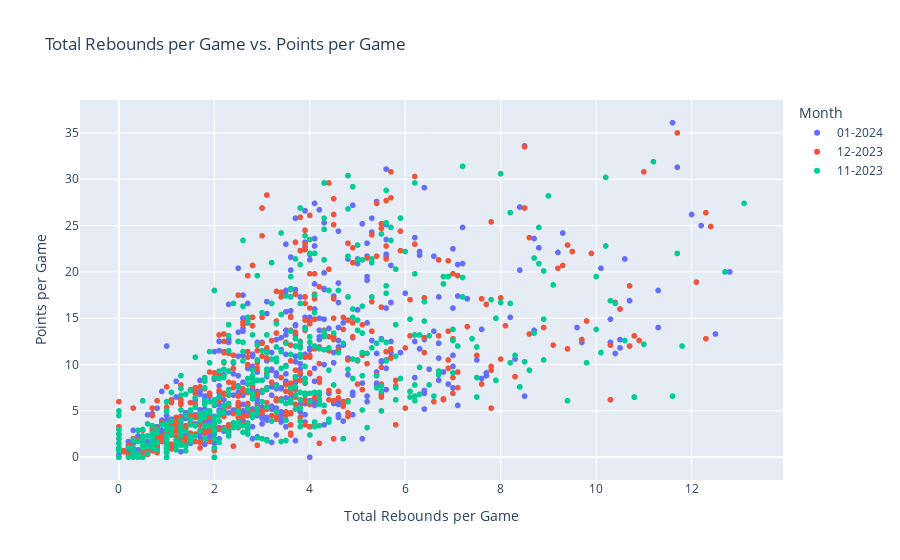

This figure's notebook cell:
### Code cell
fig = px.scatter(df, x='TRB', y='PTS', color='Month',
                 hover_data=['Player'],
                 labels={
                     'TRB': 'Total Rebounds per Game',
                     'PTS': 'Points per Game'
                 },
                 title='Total Rebounds per Game vs. Points per Game')

fig.show()

### Figure 1 — Plotly figure (JSON) as saved in the notebook; plotly's stock layout.template omitted (floating-point values rounded to 4 significant figures; data arrays with more than 128 entries replaced by an {"elided": "..."} marker saying what was removed)
{"data": [{"customdata": {"elided": "575x1 str values"}, "hovertemplate": "Month=01-2024<br>Total Rebounds per Game=%{x}<br>Points per Game=%{y}<br>Player=%{customdata[0]}<extra></extra>", "legendgroup": "01-2024", "marker": {"color": "#636efa", "symbol": "circle"}, "mode": "markers", "name": "01-2024", "showlegend": true, "type": "scattergl", "x": {"elided": "575 float values"}, "xaxis": "x", "y": {"elided": "575 float values"}, "yaxis": "y"}, {"customdata": {"elided": "525x1 str values"}, "hovertemplate": "Month=12-2023<br>Total Rebounds per Game=%{x}<br>Points per Game=%{y}<br>Player=%{customdata[0]}<extra></extra>", "legendgroup": "12-2023", "marker": {"color": "#EF553B", "symbol": "circle"}, "mode": "markers", "name": "12-2023", "showlegend": true, "type": "scattergl", "x": {"elided": "525 float values"}, "xaxis": "x", "y": {"elided": "525 float values"}, "yaxis": "y"}, {"customdata": {"elided": "488x1 str values"}, "hovertemplate": "Month=11-2023<br>Total Rebounds per Game=%{x}<br>Points per Game=%{y}<br>Player=%{customdata[0]}<extra></extra>", "legendgroup": "11-2023", "marker": {"color": "#00cc96", "symbol": "circle"}, "mode": "markers", "name": "11-2023", "showlegend": true, "type": "scattergl", "x": {"elided": "488 float values"}, "xaxis": "x", "y": {"elided": "488 float values"}, "yaxis": "y"}], "layout": {"legend": {"title": {"text": "Month"}, "tracegroupgap": 0}, "title": {"text": "Total Rebounds per Game vs. Points per Game"}, "xaxis": {"anchor": "y", "domain": [0, 1], "title": {"text": "Total Rebounds per Game"}}, "yaxis": {"anchor": "x", "domain": [0, 1], "title": {"text": "Points per Game"}}}}
